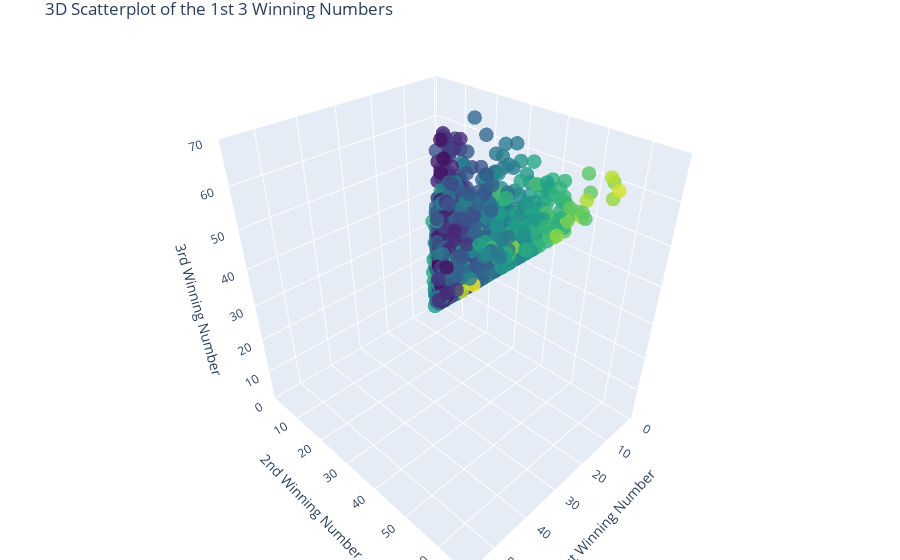

This figure's notebook cell:
### Code cell
#create 3D scatterplot with first 3 winning numbers
#creaete objects for the 1st 3 winning numbers
x=df['win_num_1']
y=df['win_num_2']
z=df['win_num_3']
#create 3D scatterplot
fig = go.Figure(data=[go.Scatter3d(
    x=x,
    y=y,
    z=z,
    mode='markers+text',
    hoverinfo='text', 
    hovertext=df['Winning Numbers'],
    marker=dict(
        size=5,
        color=y,
        colorscale='Viridis', 
        opacity=0.8
    )
)]).update_layout(title=dict(text="3D Scatterplot of the 1st 3 Winning Numbers"),
                    margin=dict(l=0, r=0, t=30, b=0),
                    scene = dict(
                    xaxis = dict(title='1st Winning Number'),
                    yaxis = dict(title='2nd Winning Number'),
                    zaxis = dict(title='3rd Winning Number')
                    ))
fig.show()

### Figure 1 — Plotly figure (JSON) as saved in the notebook; plotly's stock layout.template omitted (floating-point values rounded to 4 significant figures; data arrays with more than 128 entries replaced by an {"elided": "..."} marker saying what was removed)
{"data": [{"hoverinfo": "text", "hovertext": {"elided": "2402 str values"}, "marker": {"color": {"elided": "2402 int values"}, "colorscale": [[0, "#440154"], [0.1111, "#482878"], [0.2222, "#3e4989"], [0.3333, "#31688e"], [0.4444, "#26828e"], [0.5556, "#1f9e89"], [0.6667, "#35b779"], [0.7778, "#6ece58"], [0.8889, "#b5de2b"], [1, "#fde725"]], "opacity": 0.8, "size": 5}, "mode": "markers+text", "type": "scatter3d", "x": {"elided": "2402 int values"}, "y": {"elided": "2402 int values"}, "z": {"elided": "2402 int values"}}], "layout": {"margin": {"b": 0, "l": 0, "r": 0, "t": 30}, "scene": {"xaxis": {"title": {"text": "1st Winning Number"}}, "yaxis": {"title": {"text": "2nd Winning Number"}}, "zaxis": {"title": {"text": "3rd Winning Number"}}}, "title": {"text": "3D Scatterplot of the 1st 3 Winning Numbers"}}}
